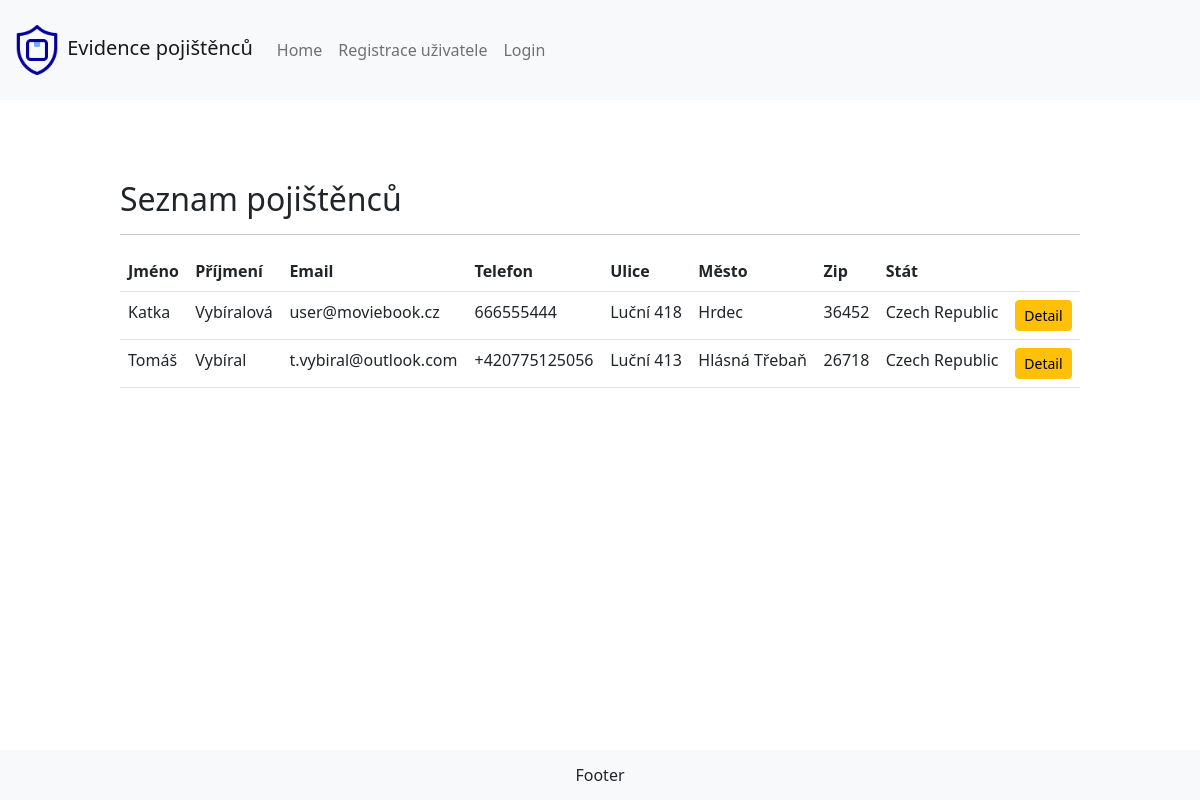
The page /pojistenci/pojistenci_index/ on the database its author committed.
### pojistenci/models.py (models this page shows, shortened)
class Pojistenec(models.Model):
    jmeno = models.CharField(max_length=200, verbose_name='Jméno')
    prijmeni = models.CharField(max_length=200, verbose_name='Příjmení')
    email = models.EmailField(max_length=200)
    telefon = models.CharField(max_length=15, verbose_name='Telefon')
    ulice_cp = models.CharField(
        max_length=200, verbose_name='Ulice a číslo popisné')
    mesto = models.CharField(max_length=100, verbose_name='Město')
    psc = models.CharField(max_length=9, verbose_name='PSČ')
    stat = models.ForeignKey(
        Stat, on_delete=models.SET_NULL, null=True, verbose_name='Stát')
    def __init__(self, *args, **kwargs):
        super(Pojistenec, self).__init__(*args, **kwargs)
    class Meta:
        verbose_name = 'Pojištěnec'
        verbose_name_plural = 'Pojištěnci'

class Stat(models.Model):
    stat = models.CharField(max_length=50)
    ordering = ['-stat']
    def __str__(self) -> str:
        return self.stat
    class Meta:
        verbose_name = 'Stát'
        verbose_name_plural = 'Státy'

### pojistenci/views.py (the view)
# urls.py: path('pojistenci_index/', views.PojistenecIndex.as_view(), name='home'),
class PojistenecIndex(generic.ListView):
    template_name = 'pojistenci/pojistenci_index.html'
    context_object_name = 'pojistenci'
    def get_queryset(self):
        return Pojistenec.objects.all().order_by('-prijmeni')

### pojistenci/templates/pojistenci/pojistenci_index.html
{% extends "base.html" %}
{% block content %}
<h2>Seznam pojištěnců</h2>
<hr>
    <table class="table table-hover">
      <tr>
        <th>Jméno</th>
        <th>Příjmení</th>
        <th>Email</th>
        <th>Telefon</th>
        <th>Ulice</th>
        <th>Město</th>
        <th>Zip</th>
        <th>Stát</th>
        <th></th>
      </tr>
      {% for pojistenec in pojistenci %}
      <tr>
        <td>{{pojistenec.jmeno}}</td>
        <td>{{pojistenec.prijmeni}}</td>
        <td>{{pojistenec.email}}</td>
        <td>{{pojistenec.telefon}}</td>
        <td>{{pojistenec.ulice_cp}}</td>
        <td>{{pojistenec.mesto}}</td>
        <td>{{pojistenec.psc}}</td>
        <td>{{pojistenec.stat}}</td>
        <td><a class="btn btn-sm btn-warning" href={% url 'pojistenec_detail' pojistenec.id %}>Detail</a></td>
      </tr>
      {% endfor %}
    </table>
{% endblock %}

### pojistenci/static/css/style.css (style rules this page uses)
html, body { width: 100%; height: 100%; margin: 0; }

### rows shown on the page
Pojistenec: jmeno "Katka", prijmeni "Vybíralová", email "user@moviebook.cz", telefon "666555444", ulice_cp "Luční 418", mesto "Hrdec", psc "36452", stat "Czech Republic"
Pojistenec: jmeno "Tomáš", prijmeni "Vybíral", email "t.vybiral@outlook.com", telefon "+420775125056", ulice_cp "Luční 413", mesto "Hlásná Třebaň", psc "26718", stat "Czech Republic"
